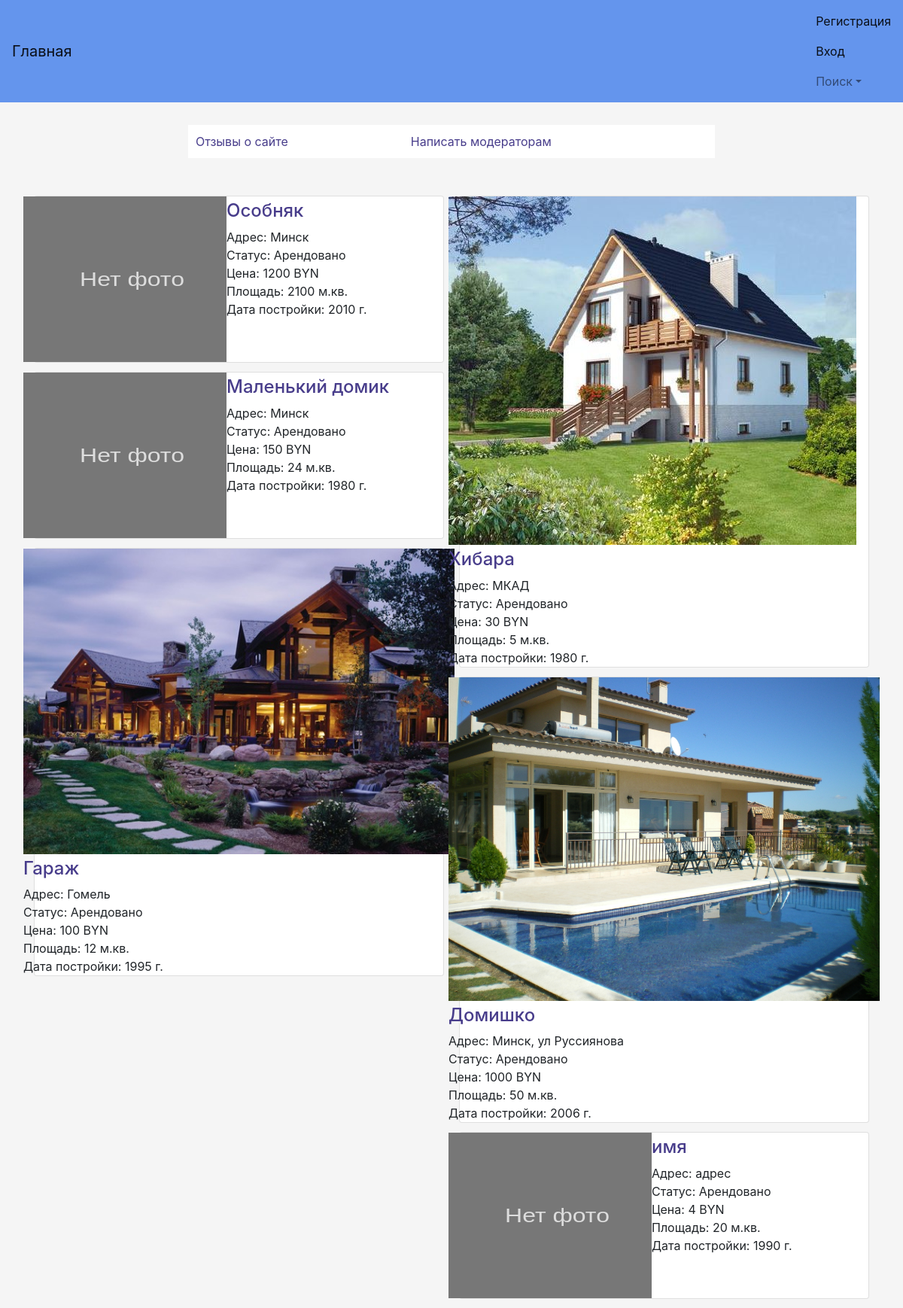
The app's page /, older data.
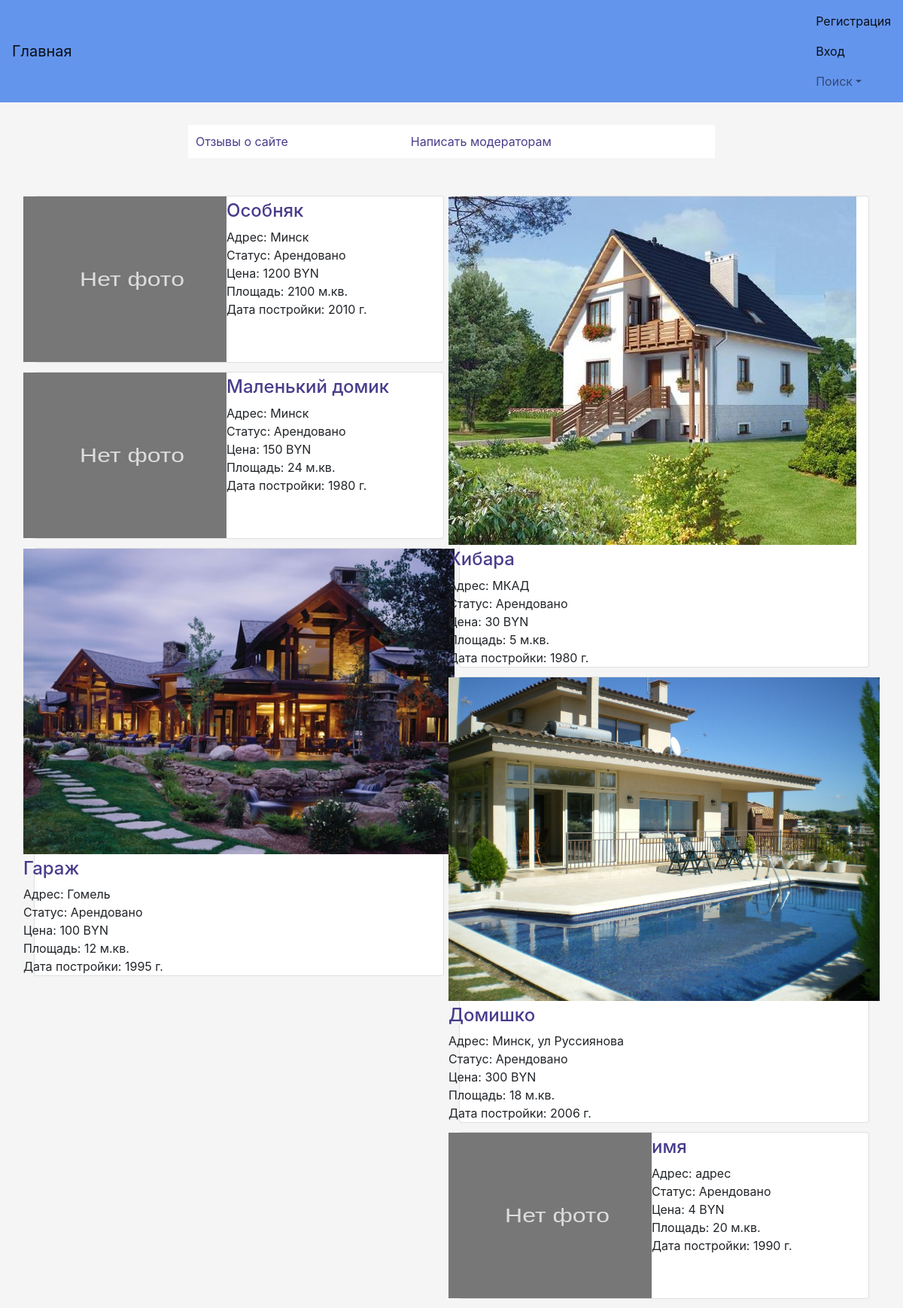
The same page, newer data.
### TOFI/models.py (models this page shows, shortened)
class ImageModel(models.Model):
    model_pic = models.ImageField(upload_to='pic_folder/', default='pic_folder/None/no-img.jpg')
    name = models.CharField(max_length=50)
    describe = models.CharField(max_length=150)

class Rent(models.Model):
    name = models.CharField(verbose_name='Название:', max_length=50)
    address = models.CharField(verbose_name='Адрес:', max_length=50)
    min_rent_time = models.IntegerField(verbose_name='Срок аренды:')
    area = models.IntegerField(verbose_name='Площадь:')
    payment_interval = models.IntegerField(verbose_name='Срок оплаты', default=None, null=True, blank=True)
    date_of_construction = models.IntegerField(verbose_name='Год строительства:', default=None)
    creation_date = models.DateField(default=None)
    other = models.CharField(verbose_name='Другое:', max_length=100)
    cost = models.CharField(verbose_name='Цена аренды:', max_length=50)
    user_login = models.ForeignKey(MyUser, on_delete=models.CASCADE)
    status_rent = models.BooleanField(default=True)  # True - свободно, False - уже арендовано арендой
    images = models.ManyToManyField(ImageModel, default=0)

### TOFI/views.py (the view, shortened to what this page needs)
# urls.py: url(r'^$', views.main_view, name='Main'),
def main_view(request):
    rent = models.Rent.objects.all()
    l_rent = [{'address': i.address,
               'cost': i.cost, 'date_of_construction': i.date_of_construction,
               'name': i.name, 'area': i.area, 'min_rent_time': i.min_rent_time,
               'image_pic': i.images.first(), 'id': i.id} for i in list(rent)]
    context = {'rent': l_rent,
               'comments': models.Comment.objects.all(),
               'date': datetime.now()}
    return render(request, 'Main.html', context)

### machine.py (called while the page is built)
def _is_frozen():
    global _mode
    return (_mode == _FROZEN_MODE)

def _is_shifted():
    global _mode
    return (_mode == _SHIFTED_MODE)

    @classmethod
    def now(cls, tz=None):
        if _is_frozen():
            return _frozen_datetime  # Accomodate tz?
        elif _is_shifted():
            return _datetime.datetime.now(tz) + _shifted_delta
        else:
            return _datetime.datetime.now(tz)

### TOFI/templates/Main.html (shortened to what this page needs)
{% extends "base.html" %}
{% block content %}
    <table class="center">
        <tr class="padding">
            <td class="padding">
                <a href="{% url 'Comment' %}">Отзывы о сайте</a>
            </td>
            <td class="padding">
                <a href="/make_complaint/0">Написать модераторам</a>
            </td>
        </tr>
    </table>
    <div class="card-columns">
        {% for r in rent %}
            <div class="card">
                <div class="row justify" style="height: 100%">
                    <div class="col-xs-5 justify text-xs-center"
                         style="background-color: lightgray; height: 100%; padding: 0">
                        {% if r.image_pic.model_pic %}
                            <img class="img-fluid" style="max-height: 100%; max-width: 100%"
                                 src="imagesHouses/{{ r.image_pic.model_pic }}">
                        {% else %}
                            <img class="img-fluid" style="max-height: 100%; max-width: 100%"
                                 src="static/img/placeholder.svg">
                        {% endif %}
                    </div>
                    <div class="col-xs-6 padding-top5" style="height: 100%">
                        <h4><a href="aboutHouse/{{ r.id }}">{{ r.name }}</a></h4>
                        <div>
                            <div>
                                Адрес: {{ r.address }}
                            </div>
                            <div>
                                Статус: {% if r.status.rent %}
                                Доступно
                            {% else %}
                                Арендовано
                            {% endif %}
                            </div>
                            <div>
                                Цена: {{ r.cost }} BYN
                            </div>
                            <div>
                                Площадь: {{ r.area }} м.кв.
                            </div>
                            <div>
                                Дата постройки: {{ r.date_of_construction }} г.
                            </div>
                        </div>
                    </div>
                </div>
            </div>
        {% endfor %}
    </div>
{% endblock %}

Row changes from the older to the newer data that the page shows:
changed through a linked row, ImageModel "Домишко": cost "1000" → "300"; area "50" → "18"
